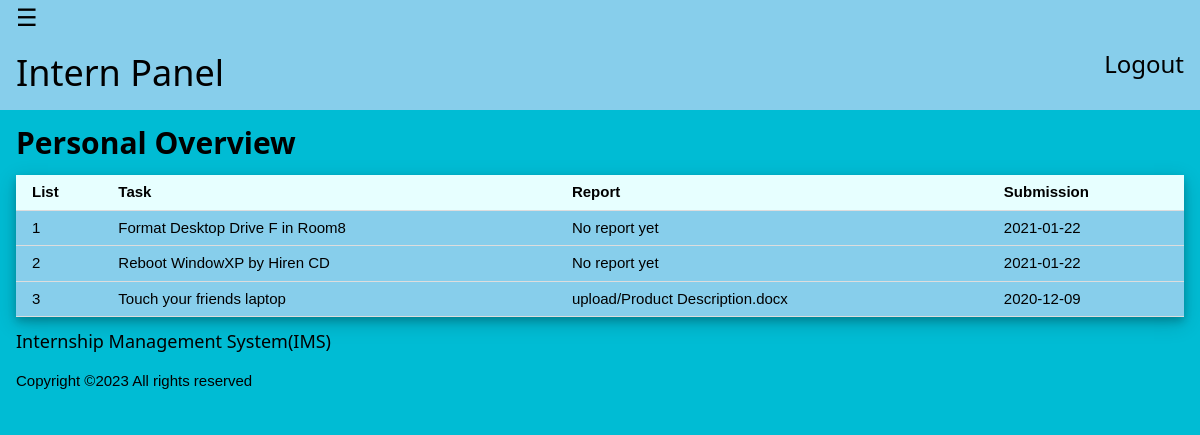
Page /intern/intern_page.php (signed in) on the committed database.
### tables this page shows
CREATE TABLE `task` (
  `id` int(11) NOT NULL,
  `regno` varchar(50) NOT NULL,
  `email` varchar(255) NOT NULL,
  `school` varchar(50) NOT NULL,
  `task` varchar(255) NOT NULL,
  `sub_date` date NOT NULL,
  `report` varchar(255) NOT NULL,
  `remark` varchar(50) NOT NULL
);

### intern/intern_page.php (the view, shortened to what this page needs)
<?php
require("../db.php");
$email=$_SESSION["email"];
?>
<!DOCTYPE html>
<html>
<head>
<link rel="stylesheet" type="text/css" href="../w3css/2.0/w3.css">
</head>
<body class="w3-cyan">
<div id="main">
<header class="w3-container w3-light-blue">
  <span class="w3-opennav w3-xlarge" onclick="w3_open()">&#9776;</span>
  <h1>Intern Panel<a href="logout.php" style="float: right;text-decoration: none;font-size:24px">Logout</a></h1>
</header>
<div class="w3-container">
<?php
if(@$_GET['v'] == 0){
    echo '<h2 class="w3-text-black"><b>Personal Overview</b></h2>';
    echo '<table class =" w3-table w3-bordered w3-card-4 w3-light-blue">
    <thead>
    <tr class="w3-pale-blue">
      <th>List</th>
      <th>Task</th>
      <th>Report</th>
      <th>Submission</th>
    </tr>
    </thead>';
    $c=0;
    $query=mysqli_query($con,"SELECT * FROM task where email='$email' ORDER BY id DESC");
    if(mysqli_num_rows($query)>0){
      while($row = mysqli_fetch_assoc($query)) {
        $c++
        ?>
        <tr>
         <td align="center"><?php echo $c ?></td>
         <td align="center"><?php echo $row["task"] ?></td>
         <td align="center"><?php echo $row["report"] ?></td>
         <td align="center"><?php echo $row["sub_date"] ?></td>
         </tr>
         <?php }
       }
       else{
       echo "<script>alert('No task reports at the moment');</script>";
       }
    echo'
    </table>';
}
?>
</div>
<footer class="w3-margin-bottom w3-container" >
  <h5>Internship Management System(IMS)</h5>
  <p>Copyright &copy;<script>document.write(new Date().getFullYear());</script> All rights reserved</p>
</footer>
</div>
</body>
</html>

### w3css/2.0/w3.css (style rules this page uses)
html { -ms-text-size-adjust:100%;-webkit-text-size-adjust:100% }
body { margin:0 }
article,aside,details,figcaption,figure,footer,header,hgroup,main,menu,nav,section,summary { display:block }
a { -webkit-tap-highlight-color:transparent;background-color:transparent }
b,strong { font-weight:bold }
html,body { font-family:Verdana,sans-serif;font-size:15px;line-height:1.5 }
h1,h2,h3,h4,h5,h6,.w3-slim,.w3-wide { font-family:"Segoe UI",Arial,sans-serif }
h1 { font-size:36px }
h2 { font-size:30px }
h5 { font-size:18px }
h1,h2,h3,h4,h5,h6 { font-weight:400;margin:10px 0 }
h1 a,h2 a,h3 a,h4 a,h5 a,h6 a { font-weight:inherit }
a { color:inherit }
table { border-collapse:collapse;border-spacing:0;width:100%;display:table }
table,th,td { border:none }
.w3-bordered tr,.w3-table-all tr { border-bottom:1px solid #ddd }
.w3-table td,.w3-table th,.w3-table-all td,.w3-table-all th { padding:6px 8px;display:table-cell;text-align:left;vertical-align:top }
.w3-table th:first-child,.w3-table td:first-child,.w3-table-all th:first-child,.w3-table-all td:first-child { padding-left:16px }
.w3-opennav,.w3-closenav { color:inherit }
.w3-container:after,.w3-row:after,.w3-row-padding:after,.w3-topnav:after,.w3-clear:after,.w3-btn-group:before,.w3-btn-group:after { content:"";display:table;clear:both }
.w3-xlarge { font-size:24px !important }
.w3-margin-bottom { margin-bottom:16px !important }
.w3-container { padding:0.01em 16px }
.w3-card-4 { box-shadow:0 4px 8px 0 rgba(0,0,0,0.2),0 6px 20px 0 rgba(0,0,0,0.19) !important }
.w3-pale-blue,.w3-hover-pale-blue:hover { color:#000 !important;background-color:#e7ffff !important }
.w3-light-blue,.w3-hover-light-blue:hover { color:#000 !important;background-color:#87CEEB !important }
.w3-cyan,.w3-hover-cyan:hover { color:#000 !important;background-color:#00bcd4 !important }
.w3-text-black { color:#000 !important }

### rows in the picture
task: task "Format Desktop Drive F in Room8", report "No report yet", sub_date "2021-01-22"
task: task "Reboot WindowXP by Hiren CD", report "No report yet", sub_date "2021-01-22"
task: task "Touch your friends laptop", report "upload/Product Description.docx", sub_date "2020-12-09"
